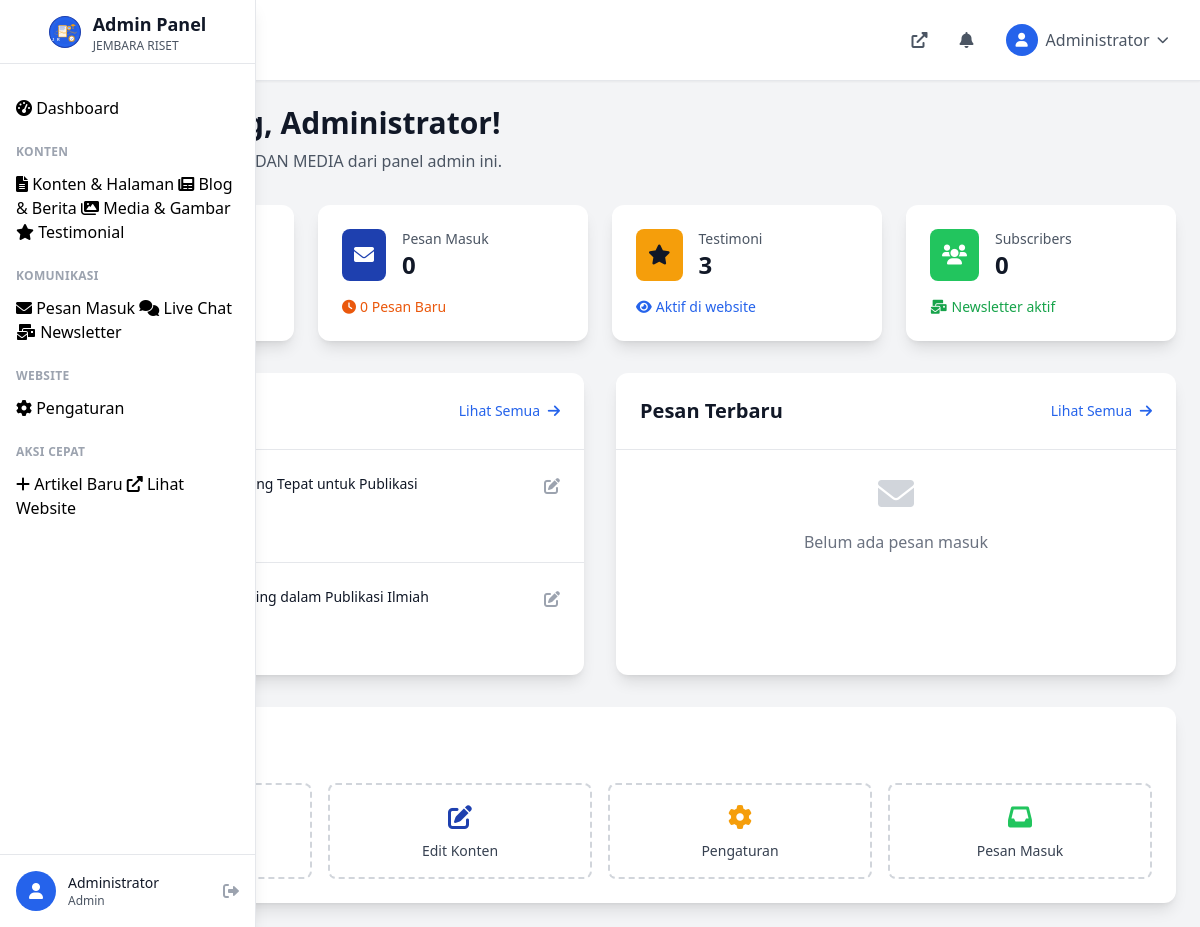
Page /admin/dashboard.php (signed in) on the committed database.
### tables this page shows
CREATE TABLE blog_posts (
    id INT AUTO_INCREMENT PRIMARY KEY,
    title VARCHAR(255) NOT NULL,
    slug VARCHAR(255) UNIQUE NOT NULL,
    excerpt TEXT,
    content TEXT NOT NULL,
    featured_image VARCHAR(255),
    author_id INT,
    status ENUM('draft', 'published', 'archived') DEFAULT 'draft',
    published_at TIMESTAMP NULL,
    meta_title VARCHAR(255),
    meta_description TEXT,
    tags TEXT,
    views INT DEFAULT 0,
    created_at TIMESTAMP DEFAULT CURRENT_TIMESTAMP,
    updated_at TIMESTAMP DEFAULT CURRENT_TIMESTAMP ON UPDATE CURRENT_TIMESTAMP,
    FOREIGN KEY (author_id) REFERENCES admin_users(id) ON DELETE SET NULL
);

### config/database.php (called while the page is built, shortened)
<?php
class Database {
    private $host = 'localhost';
    private $username = 'root';
    private $password = '';
    private $database = 'jembara_website';
    private $connection;
    private function connect() {
        $this->connection = new mysqli($this->host, $this->username, $this->password, $this->database);
        $this->connection->set_charset("utf8mb4");
    }
    public function query($sql) {
        return $this->connection->query($sql);
    }
}
?>

### config/config.php (called while the page is built, shortened)
<?php
require_once __DIR__ . '/database.php';
$db = new Database();
?>

### admin/dashboard.php (the view, shortened to what this page needs)
<?php
require_once '../config/config.php';
$totalPosts = $db->query("SELECT COUNT(*) as count FROM blog_posts")->fetch_assoc()['count'];
$totalInquiries = $db->query("SELECT COUNT(*) as count FROM contact_inquiries")->fetch_assoc()['count'];
$totalTestimonials = $db->query("SELECT COUNT(*) as count FROM testimonials WHERE is_active = 1")->fetch_assoc()['count'];
$totalSubscribers = $db->query("SELECT COUNT(*) as count FROM newsletter_subscribers WHERE status = 'active'")->fetch_assoc()['count'];
$recentPosts = $db->query("SELECT * FROM blog_posts ORDER BY created_at DESC LIMIT 5");
$recentInquiries = $db->query("SELECT * FROM contact_inquiries ORDER BY created_at DESC LIMIT 5");
include 'includes/header.php';
?>
<div class="p-6">
    <div class="mb-8">
        <h1 class="text-3xl font-bold text-gray-900 mb-2">Selamat Datang, <?php echo $_SESSION['admin_name']; ?>!</h1>
        <p class="text-gray-600">Kelola website JEMBARA RISET DAN MEDIA dari panel admin ini.</p>
    </div>
    <div class="grid grid-cols-1 md:grid-cols-2 lg:grid-cols-4 gap-6 mb-8">
        <div class="bg-white rounded-xl shadow-lg p-6">
            <div class="flex items-center">
                <div class="bg-primary text-white p-3 rounded-lg">
                </div>
                <div class="ml-4">
                    <p class="text-sm font-medium text-gray-600">Total Artikel</p>
                    <p class="text-2xl font-bold text-gray-900"><?php echo $totalPosts; ?></p>
                </div>
            </div>
            <div class="mt-4">
                <div class="flex items-center text-sm text-green-600">
                </div>
            </div>
        </div>
        <div class="bg-white rounded-xl shadow-lg p-6">
            <div class="flex items-center">
                <div class="bg-secondary text-white p-3 rounded-lg">
                    <i class="fas fa-envelope text-xl"></i>
                </div>
                <div class="ml-4">
                    <p class="text-sm font-medium text-gray-600">Pesan Masuk</p>
                    <p class="text-2xl font-bold text-gray-900"><?php echo $totalInquiries; ?></p>
                </div>
            </div>
            <div class="mt-4">
                <div class="flex items-center text-sm text-orange-600">
                    <i class="fas fa-clock mr-1"></i>
                    <?php echo $newInquiries; ?> Pesan Baru
                </div>
            </div>
        </div>
        <div class="bg-white rounded-xl shadow-lg p-6">
            <div class="flex items-center">
                <div class="bg-accent text-gray-900 p-3 rounded-lg">
                    <i class="fas fa-star text-xl"></i>
                </div>
                <div class="ml-4">
                    <p class="text-sm font-medium text-gray-600">Testimoni</p>
                    <p class="text-2xl font-bold text-gray-900"><?php echo $totalTestimonials; ?></p>
                </div>
            </div>
            <div class="mt-4">
                <div class="flex items-center text-sm text-blue-600">
                    <i class="fas fa-eye mr-1"></i>
                    Aktif di website
                </div>
            </div>
        </div>
        <div class="bg-white rounded-xl shadow-lg p-6">
            <div class="flex items-center">
                <div class="bg-green-500 text-white p-3 rounded-lg">
                    <i class="fas fa-users text-xl"></i>
                </div>
                <div class="ml-4">
                    <p class="text-sm font-medium text-gray-600">Subscribers</p>
                    <p class="text-2xl font-bold text-gray-900"><?php echo $totalSubscribers; ?></p>
                </div>
            </div>
            <div class="mt-4">
                <div class="flex items-center text-sm text-green-600">
                    <i class="fas fa-mail-bulk mr-1"></i>
                    Newsletter aktif
                </div>
            </div>
        </div>
    </div>
    <div class="grid lg:grid-cols-2 gap-8">
        <div class="bg-white rounded-xl shadow-lg">
            <div class="p-6 border-b border-gray-200">
                <div class="flex items-center justify-between">
                    <h2 class="text-xl font-bold text-gray-900">Artikel Terbaru</h2>
                    <a href="blog.php" class="text-primary hover:text-secondary text-sm font-medium">
                        Lihat Semua
                        <i class="fas fa-arrow-right ml-1"></i>
                    </a>
                </div>
            </div>
            <div class="divide-y divide-gray-200">
                <?php if ($recentPosts && $recentPosts->num_rows > 0): ?>
                    <?php while ($post = $recentPosts->fetch_assoc()): ?>
                    <div class="p-6">
                        <div class="flex items-start space-x-4">
                            <div class="flex-shrink-0">
                                <div class="w-12 h-12 bg-primary/10 text-primary rounded-lg flex items-center justify-center">
                                </div>
                            </div>
                            <div class="flex-1 min-w-0">
                                <h3 class="text-sm font-medium text-gray-900 truncate">
                                    <?php echo $post['title']; ?>
                                </h3>
                                <p class="text-sm text-gray-500 mt-1">
                                    Status: <span class="<?php echo $post['status'] == 'published' ? 'text-green-600' : 'text-orange-600'; ?>">
                                    </span>
                                </p>
                                <p class="text-xs text-gray-400 mt-1">
                                </p>
                            </div>
                            <div class="flex-shrink-0">
                                <a href="blog.php?edit=<?php echo $post['id']; ?>" class="text-gray-400 hover:text-primary">
                                    <i class="fas fa-edit"></i>
                                </a>
                            </div>
                        </div>
                    </div>
                    <?php endwhile; ?>
                <?php endif; ?>
            </div>
        </div>
        <div class="bg-white rounded-xl shadow-lg">
            <div class="p-6 border-b border-gray-200">
                <div class="flex items-center justify-between">
                    <h2 class="text-xl font-bold text-gray-900">Pesan Terbaru</h2>
                    <a href="inquiries.php" class="text-primary hover:text-secondary text-sm font-medium">
                        Lihat Semua
                        <i class="fas fa-arrow-right ml-1"></i>
                    </a>
                </div>
            </div>
            <div class="divide-y divide-gray-200">
                <?php if ($recentInquiries && $recentInquiries->num_rows > 0): ?>
                    <?php while ($inquiry = $recentInquiries->fetch_assoc()): ?>
                    <div class="p-6">
                        <div class="flex items-start space-x-4">
                            <div class="flex-shrink-0">
                                <div class="w-12 h-12 bg-secondary/10 text-secondary rounded-lg flex items-center justify-center">
                                    <i class="fas fa-envelope"></i>
                                </div>
                            </div>
                            <div class="flex-1 min-w-0">
                                <h3 class="text-sm font-medium text-gray-900">
                                    <?php echo $inquiry['name']; ?>
                                </h3>
                                <p class="text-sm text-gray-600 truncate">
                                    <?php echo $inquiry['subject'] ?: 'No subject'; ?>
                                </p>
                                <p class="text-sm text-gray-500 mt-1">
                                    Status: <span class="<?php
                                        echo $inquiry['status'] == 'new' ? 'text-orange-600' :
                                             ($inquiry['status'] == 'resolved' ? 'text-green-600' : 'text-blue-600');
                                    ?>">
                                        <?php echo ucfirst($inquiry['status']); ?>
                                    </span>
                                </p>
                                <p class="text-xs text-gray-400 mt-1">
                                    <?php echo timeAgo($inquiry['created_at']); ?>
                                </p>
                            </div>
                            <div class="flex-shrink-0">
                                <a href="inquiries.php?view=<?php echo $inquiry['id']; ?>" class="text-gray-400 hover:text-primary">
                                    <i class="fas fa-eye"></i>
                                </a>
                            </div>
                        </div>
                    </div>
                    <?php endwhile; ?>
                <?php else: ?>
                    <div class="p-6 text-center text-gray-500">
                        <i class="fas fa-envelope text-gray-300 text-4xl mb-4"></i>
                        <p>Belum ada pesan masuk</p>
                    </div>
                <?php endif; ?>
            </div>
        </div>
    </div>
    <div class="mt-8 bg-white rounded-xl shadow-lg p-6">
        <h2 class="text-xl font-bold text-gray-900 mb-6">Aksi Cepat</h2>
        <div class="grid grid-cols-2 md:grid-cols-4 gap-4">
            <a href="blog.php?action=create" class="flex flex-col items-center p-4 border-2 border-dashed border-gray-300 rounded-lg hover:border-primary hover:bg-primary/5 transition-colors">
                <span class="text-sm font-medium text-gray-700">Buat Artikel</span>
            </a>
            <a href="content.php" class="flex flex-col items-center p-4 border-2 border-dashed border-gray-300 rounded-lg hover:border-secondary hover:bg-secondary/5 transition-colors">
                <i class="fas fa-edit text-2xl text-secondary mb-2"></i>
                <span class="text-sm font-medium text-gray-700">Edit Konten</span>
            </a>
            <a href="settings.php" class="flex flex-col items-center p-4 border-2 border-dashed border-gray-300 rounded-lg hover:border-accent hover:bg-accent/5 transition-colors">
                <i class="fas fa-cog text-2xl text-accent mb-2"></i>
                <span class="text-sm font-medium text-gray-700">Pengaturan</span>
            </a>
            <a href="inquiries.php" class="flex flex-col items-center p-4 border-2 border-dashed border-gray-300 rounded-lg hover:border-green-500 hover:bg-green-50 transition-colors">
                <i class="fas fa-inbox text-2xl text-green-500 mb-2"></i>
                <span class="text-sm font-medium text-gray-700">Pesan Masuk</span>
            </a>
        </div>
    </div>
</div>
<?php include 'includes/footer.php'; ?>

### assets/css/style.css (style rules this page uses)
html { scroll-behavior: smooth; }

### rows in the picture
blog_posts: title "Tips Memilih Jurnal yang Tepat untuk Publikasi"
blog_posts: title "Pentingnya Proofreading dalam Publikasi Ilmiah"

### other values in the picture
$_SESSION['admin_name'] "Administrator"
$totalInquiries "0"
$newInquiries "0"
$totalTestimonials "3"
$totalSubscribers "0"
